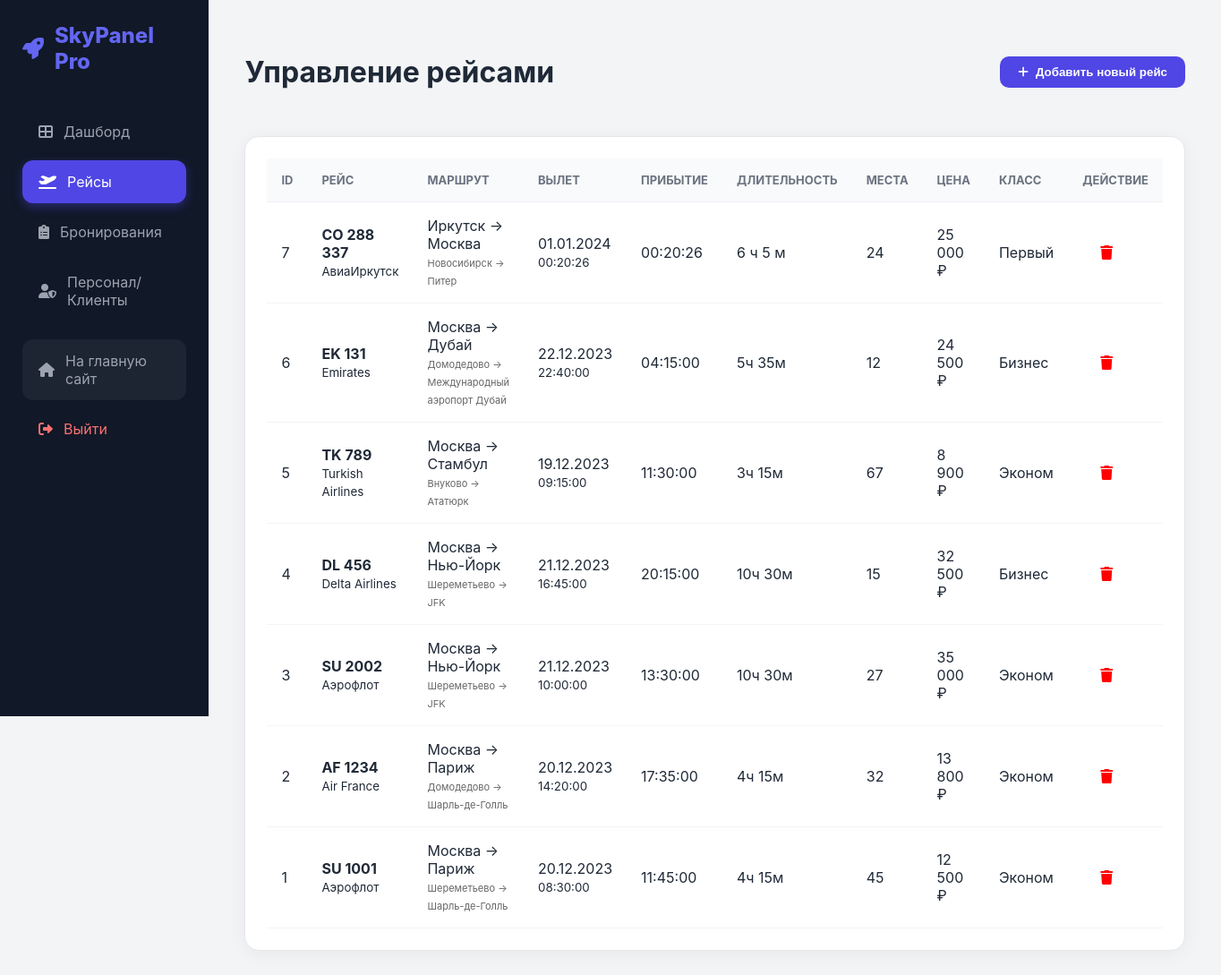
The page /admin.php?page=flights (signed in) on the database its author committed.
### tables this page shows
CREATE TABLE `flights` (
  `id` int(11) NOT NULL AUTO_INCREMENT,
  `airline` varchar(100) NOT NULL,
  `flight_number` varchar(20) NOT NULL,
  `departure_city` varchar(100) NOT NULL,
  `departure_airport` varchar(100) NOT NULL,
  `arrival_city` varchar(100) NOT NULL,
  `arrival_airport` varchar(100) NOT NULL,
  `departure_time` time NOT NULL,
  `arrival_time` time NOT NULL,
  `duration` varchar(20) NOT NULL,
  `price` decimal(10,2) NOT NULL,
  `class` enum('economy','business','first') DEFAULT 'economy',
  `available_seats` int(11) NOT NULL,
  `departure_date` date NOT NULL,
  `created_at` timestamp NULL DEFAULT CURRENT_TIMESTAMP,
  PRIMARY KEY (`id`)
);

### pages/admin_flights.php (the view, shortened to what this page needs)
<?php
include_once "connect.php";
$flights = $conn->query("SELECT * FROM flights ORDER BY id DESC");
?>
<div class="header-flex">
    <h1>Управление рейсами</h1>
    <button class="btn btn-primary" onclick="document.getElementById('flightModal').style.display='flex'">
        <i class="fas fa-plus"></i> Добавить новый рейс
    </button>
</div>
<div class="card">
    <div class="table-res">
        <table>
            <thead>
                <tr>
                    <th>ID</th>
                    <th>Рейс</th>
                    <th>Маршрут</th>
                    <th>Вылет</th>
                    <th>Прибытие</th>
                    <th>Длительность</th>
                    <th>Места</th>
                    <th>Цена</th>
                    <th>Класс</th>
                    <th>Действие</th>
                </tr>
            </thead>
            <tbody>
                <?php if ($flights && $flights->num_rows > 0): ?>
                    <?php while($f = $flights->fetch_assoc()): ?>
                    <tr>
                        <td><?= $f['id'] ?></td>
                        <td>
                            <b><?= htmlspecialchars($f['flight_number']) ?></b><br>
                            <small><?= htmlspecialchars($f['airline']) ?></small>
                        </td>
                        <td>
                            <?= htmlspecialchars($f['departure_city']) ?> → <?= htmlspecialchars($f['arrival_city']) ?><br>
                            <small style="font-size: 11px; color: #666;">
                                <?= htmlspecialchars($f['departure_airport']) ?> → <?= htmlspecialchars($f['arrival_airport']) ?>
                            </small>
                        </td>
                        <td>
                            <?= date('d.m.Y', strtotime($f['departure_date'])) ?><br>
                            <small><?= $f['departure_time'] ?></small>
                        </td>
                        <td><?= $f['arrival_time'] ?></td>
                        <td><?= $f['duration'] ?></td>
                        <td><?= $f['available_seats'] ?></td>
                        <td><?= number_format($f['price'], 0, '', ' ') ?> ₽</td>
                        <td>
                            <?php
                            $classNames = [
                                'economy' => 'Эконом',
                                'business' => 'Бизнес',
                                'first' => 'Первый'
                            ];
                            echo $classNames[$f['class']] ?? $f['class'];
                            ?>
                        </td>
                        <td>
                            <a href="admin.php?page=flights&del=<?= $f['id'] ?>" class="btn" style="color:red" onclick="return confirm('Удалить рейс?')">
                                <i class="fas fa-trash"></i>
                            </a>
                        </td>
                    </tr>
                    <?php endwhile; ?>
                <?php endif; ?>
            </tbody>
        </table>
    </div>
</div>

### admin.php (shortened to what this page needs)
<?php
$page = $_GET['page'] ?? 'dashboard';
$pages = [
    'dashboard' => 'pages/admin_dashboard.php',
    'flights' => 'pages/admin_flights.php',
    'bookings' => 'pages/admin_bookings.php',
    'users' => 'pages/admin_users.php'
];
?>
<!DOCTYPE html>
<html lang="ru">
<head>
    <link rel="stylesheet" href="https://cdnjs.cloudflare.com/ajax/libs/font-awesome/6.0.0/css/all.min.css">
</head>
<body>
    <aside class="sidebar">
        <div class="sidebar-brand"><i class="fas fa-rocket"></i> SkyPanel Pro</div>
        <nav>
            <ul class="nav-menu">
                <li><a href="admin.php?page=dashboard" class="nav-link <?= $page=='dashboard'?'active':'' ?>"><i class="fas fa-th-large"></i> Дашборд</a></li>
                <li><a href="admin.php?page=flights" class="nav-link <?= $page=='flights'?'active':'' ?>"><i class="fas fa-plane-departure"></i> Рейсы</a></li>
                <li><a href="admin.php?page=bookings" class="nav-link <?= $page=='bookings'?'active':'' ?>"><i class="fas fa-clipboard-list"></i> Бронирования</a></li>
                <li><a href="admin.php?page=users" class="nav-link <?= $page=='users'?'active':'' ?>"><i class="fas fa-user-shield"></i> Персонал/Клиенты</a></li>
                <li>
    <a href="index.php" class="nav-link" style="margin-top: 20px; background: rgba(255,255,255,0.05);">
        <i class="fas fa-home"></i> На главную сайт
    </a>
</li>
<li>
    <a href="logout.php" class="nav-link" style="color: #f87171;">
        <i class="fas fa-sign-out-alt"></i> Выйти
    </a>
</li>
            </ul>
        </nav>
    </aside>
    <main class="main animate-fade">
        <?php include $pages[$page]; ?>
    </main>
</body>
</body>
</html>
</html>

### admin.php (style rules this page uses)
:root { --primary: #4f46e5; --sidebar: #111827; --bg: #f3f4f6; --success: #10b981; --danger: #ef4444; --warning: #f59e0b; }
body { font-family: 'Inter', sans-serif; margin: 0; background: var(--bg); display: flex; color: #1f2937; }
.sidebar { width: 280px; background: var(--sidebar); height: 100vh; position: sticky; top: 0; padding: 25px; box-sizing: border-box; color: white; }
.sidebar-brand { font-size: 24px; font-weight: 800; margin-bottom: 40px; color: #6366f1; display: flex; align-items: center; gap: 12px; }
.nav-menu { list-style: none; padding: 0; }
.nav-link { display: flex; align-items: center; gap: 12px; padding: 14px 18px; color: #9ca3af; text-decoration: none; border-radius: 12px; margin-bottom: 8px; transition: 0.3s; }
.nav-link:hover, .nav-link.active { background: #1f2937; color: white; }
.nav-link.active { background: var(--primary); box-shadow: 0 4px 12px rgba(79, 70, 229, 0.4); }
.main { flex: 1; padding: 40px; max-width: 1200px; margin: 0 auto; }
.header-flex { display: flex; justify-content: space-between; align-items: center; margin-bottom: 30px; }
.card { background: white; border-radius: 16px; padding: 24px; box-shadow: 0 4px 20px rgba(0,0,0,0.05); margin-bottom: 24px; border: 1px solid #e5e7eb; }
.table-res { overflow-x: auto; }
table { width: 100%; border-collapse: collapse; }
th { background: #f9fafb; padding: 16px; text-align: left; font-size: 13px; text-transform: uppercase; color: #6b7280; border-bottom: 1px solid #edf2f7; }
td { padding: 16px; border-bottom: 1px solid #f3f4f6; }
.btn { padding: 10px 20px; border-radius: 10px; border: none; font-weight: 600; cursor: pointer; transition: 0.2s; display: inline-flex; align-items: center; gap: 8px; text-decoration: none; }
.btn-primary { background: var(--primary); color: white; }
.animate-fade { animation: fadeIn 0.4s ease-out; }

### rows shown on the page
flights: id "7", flight_number "CO 288 337", airline "АвиаИркутск", departure_city "Иркутск", arrival_city "Москва", departure_airport "Новосибирск", arrival_airport "Питер", departure_date "01.01.2024", departure_time "00:20:26", arrival_time "00:20:26", duration "6 ч 5 м", available_seats "24", price "25 000", class "Первый"
flights: id "6", flight_number "EK 131", airline "Emirates", departure_city "Москва", arrival_city "Дубай", departure_airport "Домодедово", arrival_airport "Международный аэропорт Дубай", departure_date "22.12.2023", departure_time "22:40:00", arrival_time "04:15:00", duration "5ч 35м", available_seats "12", price "24 500", class "Бизнес"
flights: id "5", flight_number "TK 789", airline "Turkish Airlines", departure_city "Москва", arrival_city "Стамбул", departure_airport "Внуково", arrival_airport "Ататюрк", departure_date "19.12.2023", departure_time "09:15:00", arrival_time "11:30:00", duration "3ч 15м", available_seats "67", price "8 900", class "Эконом"
flights: id "4", flight_number "DL 456", airline "Delta Airlines", departure_city "Москва", arrival_city "Нью-Йорк", departure_airport "Шереметьево", arrival_airport "JFK", departure_date "21.12.2023", departure_time "16:45:00", arrival_time "20:15:00", duration "10ч 30м", available_seats "15", price "32 500", class "Бизнес"
flights: id "3", flight_number "SU 2002", airline "Аэрофлот", departure_city "Москва", arrival_city "Нью-Йорк", departure_airport "Шереметьево", arrival_airport "JFK", departure_date "21.12.2023", departure_time "10:00:00", arrival_time "13:30:00", duration "10ч 30м", available_seats "27", price "35 000", class "Эконом"
flights: id "2", flight_number "AF 1234", airline "Air France", departure_city "Москва", arrival_city "Париж", departure_airport "Домодедово", arrival_airport "Шарль-де-Голль", departure_date "20.12.2023", departure_time "14:20:00", arrival_time "17:35:00", duration "4ч 15м", available_seats "32", price "13 800", class "Эконом"
flights: id "1", flight_number "SU 1001", airline "Аэрофлот", departure_city "Москва", arrival_city "Париж", departure_airport "Шереметьево", arrival_airport "Шарль-де-Голль", departure_date "20.12.2023", departure_time "08:30:00", arrival_time "11:45:00", duration "4ч 15м", available_seats "45", price "12 500", class "Эконом"
